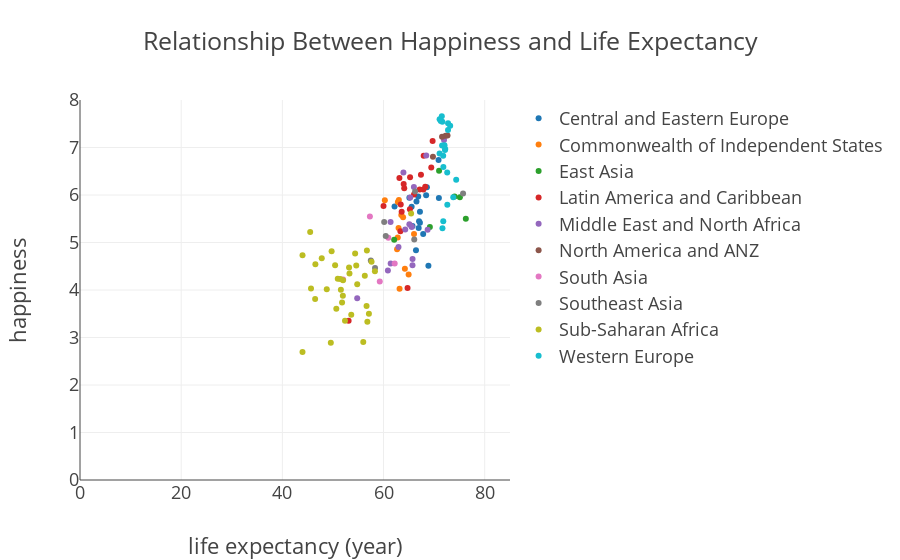

The cell this chart's notebook holds for it:
### Code cell
trace3 = [go.Scatter(y=df_life[a + '_happiness'], x=df_life[a + '_life_expectancy'],
                     text=df_life[a + '_country'], mode='markers', name=a) for a in region_list]
data3 = trace3
layout3 = go.Layout(title='Relationship Between Happiness and Life Expectancy',
                    font=dict(size=18),
                    yaxis=dict(title='happiness', range=[0, 8]),
                    xaxis=dict(title='life expectancy (year)', range=[0, 85]))
fig3 = go.Figure(data=data3, layout=layout3)
py.iplot(fig3)

### Figure 1 — Plotly figure (JSON) as saved in the notebook; plotly's stock layout.template omitted (floating-point values rounded to 4 significant figures; data arrays with more than 128 entries replaced by an {"elided": "..."} marker saying what was removed)
{"data": [{"mode": "markers", "name": "Central and Eastern Europe", "text": {"elided": "142 str values"}, "type": "scatter", "uid": "6540d2ae-8d34-11e8-a031-60030899ee42", "x": {"elided": "142 float values"}, "y": {"elided": "142 float values"}}, {"mode": "markers", "name": "Commonwealth of Independent States", "text": {"elided": "142 str values"}, "type": "scatter", "uid": "6540dd26-8d34-11e8-99e9-60030899ee42", "x": {"elided": "142 float values"}, "y": {"elided": "142 float values"}}, {"mode": "markers", "name": "East Asia", "text": {"elided": "142 str values"}, "type": "scatter", "uid": "6540e0c8-8d34-11e8-b58a-60030899ee42", "x": {"elided": "142 float values"}, "y": {"elided": "142 float values"}}, {"mode": "markers", "name": "Latin America and Caribbean", "text": {"elided": "142 str values"}, "type": "scatter", "uid": "6540e386-8d34-11e8-a644-60030899ee42", "x": {"elided": "142 float values"}, "y": {"elided": "142 float values"}}, {"mode": "markers", "name": "Middle East and North Africa", "text": {"elided": "142 str values"}, "type": "scatter", "uid": "6540e622-8d34-11e8-904a-60030899ee42", "x": {"elided": "142 float values"}, "y": {"elided": "142 float values"}}, {"mode": "markers", "name": "North America and ANZ", "text": {"elided": "142 str values"}, "type": "scatter", "uid": "6540e8ac-8d34-11e8-8167-60030899ee42", "x": {"elided": "142 float values"}, "y": {"elided": "142 float values"}}, {"mode": "markers", "name": "South Asia", "text": {"elided": "142 str values"}, "type": "scatter", "uid": "6540eb2c-8d34-11e8-be00-60030899ee42", "x": {"elided": "142 float values"}, "y": {"elided": "142 float values"}}, {"mode": "markers", "name": "Southeast Asia", "text": {"elided": "142 str values"}, "type": "scatter", "uid": "6540edb6-8d34-11e8-891f-60030899ee42", "x": {"elided": "142 float values"}, "y": {"elided": "142 float values"}}, {"mode": "markers", "name": "Sub-Saharan Africa", "text": {"elided": "142 str values"}, "type": "scatter", "uid": "6540f022-8d34-11e8-b050-60030899ee42", "x": {"elided": "142 float values"}, "y": {"elided": "142 float values"}}, {"mode": "markers", "name": "Western Europe", "text": {"elided": "142 str values"}, "type": "scatter", "uid": "6540f28c-8d34-11e8-a2ff-60030899ee42", "x": {"elided": "142 float values"}, "y": {"elided": "142 float values"}}], "layout": {"font": {"size": 18}, "title": "Relationship Between Happiness and Life Expectancy", "xaxis": {"range": [0, 85], "title": "life expectancy (year)"}, "yaxis": {"range": [0, 8], "title": "happiness"}}}
